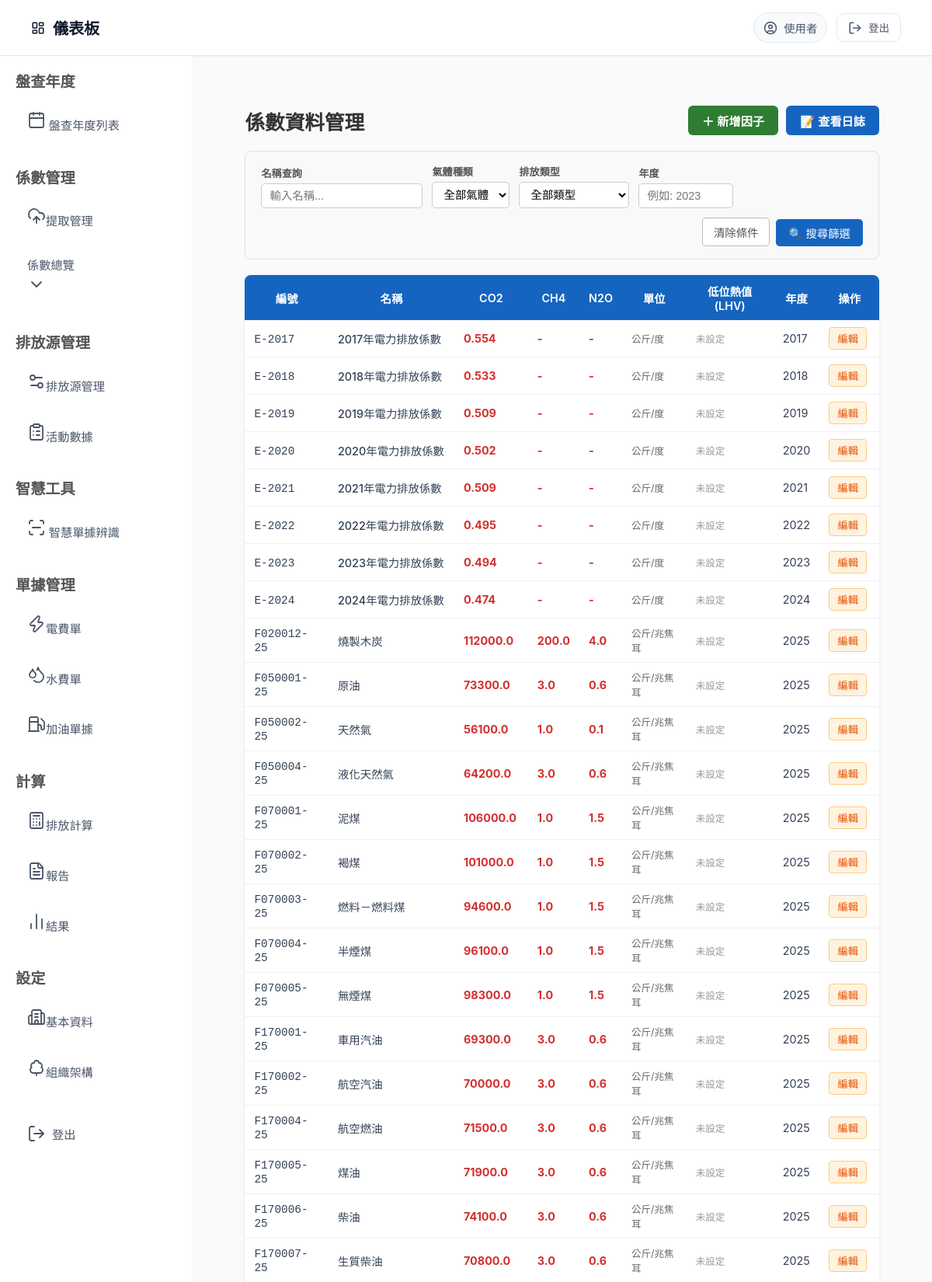
The page /etl/manage (upper part) on the database its author committed.
### model.py (models this page shows)
class EmissionFactor(SQLModel, table=True):
    code: str = Field(primary_key=True)
    gas_type: str = Field(primary_key=True)
    original_code: str = Field(index=True)
    emission_type: str = "固定燃燒"
    name: str
    factor_value: float
    unit: str
    year: int
    factor_source: Optional[str] = None
    calculation_method: Optional[str] = None
    lower_heating_value: Optional[float] = None
    lhv_unit: Optional[str] = None
    updated_at: datetime = Field(default_factory=datetime.utcnow)

### routers/etl_script.py (the view)
@router.get("/manage", response_class=HTMLResponse)
async def factor_management(
    request: Request,
    name: Optional[str] = None,
    gas_type: Optional[str] = None,
    category: Optional[str] = None,
    year: Optional[str] = None,
):
    if category == "逸散排放":
        with Session(engine) as session:
            gwp_query = session.query(GWPReference)
            if name:
                gwp_query = gwp_query.filter(
                    (col(GWPReference.gas_name_zh).contains(name)) |
                    (col(GWPReference.gas_name_en).contains(name)) |
                    (col(GWPReference.formula).contains(name))
                )
            if gas_type:  # 前端 gas_type 下拉重新利用為 version 篩選
                gwp_query = gwp_query.filter(col(GWPReference.version) == gas_type)
            gwp_factors = gwp_query.order_by(col(GWPReference.formula).asc()).all()
            version_list = sorted(
                {v[0] for v in session.query(col(GWPReference.version)).distinct().all() if v[0]}
            )
        return templates.TemplateResponse(
            "factor_management.html",
            {
                "request": request,
                "factors": [],
                "gwp_factors": gwp_factors,
                "name_list": [],
                "gas_list": version_list,
                "active_category": "逸散排放",
                "is_gwp": True,
            },
        )
    with Session(engine) as session:
        query = session.query(EmissionFactor)
        if name:
            query = query.filter(col(EmissionFactor.name).contains(name))
        if category:
            query = query.filter(col(EmissionFactor.emission_type).contains(category))
        if year and year.strip():
            try:
                query = query.filter(col(EmissionFactor.year) == int(year))
            except ValueError:
                pass
        if gas_type:
            matching_codes = [
                row[0]
                for row in session.query(col(EmissionFactor.code))
                .filter(col(EmissionFactor.gas_type) == gas_type)
                .distinct()
                .all()
            ]
            query = query.filter(col(EmissionFactor.code).in_(matching_codes))
        factors = query.order_by(
            col(EmissionFactor.code).asc(), col(EmissionFactor.year).desc()
        ).all()
        grouped_dict: dict = {}
        for f in factors:
            key = (f.code, f.year)
            if key not in grouped_dict:
                grouped_dict[key] = {
                    "code": f.code,
                    "original_code": f.original_code,
                    "name": f.name,
                    "unit": f.unit,
                    "year": f.year,
                    "emission_type": f.emission_type,
                    "factor_source": f.factor_source,
                    "calculation_method": f.calculation_method,
                    "gas_values": {},
                    "gas_factors": {},
                }
            grouped_dict[key]["gas_values"][f.gas_type] = f.factor_value
            grouped_dict[key]["gas_factors"][f.gas_type] = {
                "code": f.code,
                "gas_type": f.gas_type,
                "original_code": f.original_code,
                "name": f.name,
                "factor_value": f.factor_value,
                "unit": f.unit,
                "year": f.year,
                "emission_type": f.emission_type,
                "factor_source": f.factor_source or "",
                "calculation_method": f.calculation_method or "",
            }
        grouped_factors = list(grouped_dict.values())
        name_list = [
            n[0] for n in session.query(col(EmissionFactor.name)).distinct().all() if n[0]
        ]
        gas_list = [
            g[0]
            for g in session.query(col(EmissionFactor.gas_type)).distinct().all()
            if g[0]
        ]
    return templates.TemplateResponse(
        "factor_management.html",
        {
            "request": request,
            "factors": factors,
            "grouped_factors": grouped_factors,
            "gwp_factors": [],
            "name_list": name_list,
            "gas_list": gas_list,
            "active_category": category or "",
            "is_gwp": False,
        },
    )

### templates/factor_management.html (shortened to what this page needs)
{% extends "base.html" %}
{% block head %}
<link rel="stylesheet" href="/static/css/factor_management.css">
<link rel="stylesheet" href="/static/css/logs_modal.css">
<link rel="stylesheet" href="/static/css/factor_submenu.css">
{% endblock %}
{% block content %}
<div class="fm-page-wrap">
    <div class="fm-page-header">
        <h1 class="fm-title">係數資料管理</h1>
        <div class="fm-header-actions">
            {% if is_gwp %}
            <button type="button" onclick="openGwpCreate()" class="btn-fm-create">＋ 新增 GWP</button>
            {% else %}
            <button type="button" id="openCreateModal" class="btn-fm-create">＋ 新增因子</button>
            {% endif %}
            <button type="button" id="openLogModal" class="btn-fm-log">📝 查看日誌</button>
        </div>
    </div>
    <div class="filter-bar">
        <form method="get" action="/etl/manage" class="filter-form">
            <div class="filter-group">
                <label for="nameSearch">名稱查詢</label>
                <input list="name_suggestions" id="nameSearch" name="name"
                       class="filter-input" placeholder="輸入名稱..."
                       value="{{ request.query_params.get('name', '') }}">
            </div>
            <div class="filter-group">
                <label for="gasSelect">{% if is_gwp %}IPCC 版本{% else %}氣體種類{% endif %}</label>
                <select id="gasSelect" name="gas_type" class="filter-select">
                    <option value="">{% if is_gwp %}全部版本{% else %}全部氣體{% endif %}</option>
                </select>
            </div>
            {% if not active_category %}
            <div class="filter-group">
                <label for="catSelect">排放類型</label>
                <select id="catSelect" name="category" class="filter-select">
                    <option value="">全部類型</option>
                </select>
            </div>
            {% endif %}
            {% if not is_gwp %}
            <div class="filter-group">
                <label for="yearInput">年度</label>
                <input type="number" id="yearInput" name="year"
                       class="filter-input filter-input-year" placeholder="例如: 2023"
                       value="{{ request.query_params.get('year', '') }}">
            </div>
            {% endif %}
            <div class="filter-actions">
                <a href="/etl/manage{% if active_category %}?category={{ active_category }}{% endif %}" class="btn-clear">清除條件</a>
                <button type="submit" class="btn-filter">🔍 搜尋篩選</button>
            </div>
        </form>
    </div>
    <table class="data-table">
        <thead>
        {% if is_gwp %}
        <tr>
            <th onclick="sortGwpTable(0)" style="cursor:pointer;text-align:left;">化學式 <span id="sort-formula"></span></th>
            <th onclick="sortGwpTable(1)" style="cursor:pointer;text-align:left;">中文名稱 <span id="sort-name-zh"></span></th>
            <th onclick="sortGwpTable(2)" style="cursor:pointer;">GWP 值 <span id="sort-gwp-value"></span></th>
            <th>版本</th>
            <th>備註</th>
            <th>操作</th>
        </tr>
        {% else %}
        <tr>
            <th class="center-header">編號</th>
            <th class="center-header">名稱</th>
            <th class="center-header">CO2</th>
            <th class="center-header">CH4</th>
            <th class="center-header">N2O</th>
            <th class="center-header">單位</th>
            <th class="center-header">低位熱值(LHV)</th>
            <th class="center-header">年度</th>
            <th class="center-header">操作</th>
        </tr>
        {% endif %}
        </thead>
        <tbody>
        {% if is_gwp %}
        {% if gwp_factors %}
        {% for r in gwp_factors %}
        <tr>
            <td style="text-align:left;"><code>{{ r.formula }}</code></td>
            <td style="text-align:left;">{{ r.gas_name_zh }}</td>
            <td>{% if r.is_qualitative %}&lt; 1{% else %}{{ r.gwp_value }}{% endif %}</td>
            <td><span class="badge badge-gas">{{ r.version }}</span></td>
            <td class="td-truncate">{% if r.gwp_value == 0 %}僅需定性{% else %}{{ r.note or '-' }}{% endif %}</td>
            <td class="td-actions">
                <button type="button" class="btn-fm-edit"
                    onclick="editGwp({
                        id: {{ r.id }},
                        formula: '{{ r.formula | replace("'", "\\'") }}',
                        gas_name_zh: '{{ r.gas_name_zh | replace("'", "\\'") }}',
                        gwp_value: '{{ r.gwp_value }}',
                        version: '{{ r.version }}',
                        is_qualitative: {{ 'true' if r.is_qualitative else 'false' }},
                        note: '{{ (r.note or "") | replace("'", "\\'") }}'
                    })"> 編輯</button>
                <form action="/etl/gwp/delete" method="post" style="display:inline;">
                    <input type="hidden" name="record_id" value="{{ r.id }}">
                    <button type="submit" class="btn-factor-delete">刪除</button>
                </form>
            </td>
        </tr>
        {% endfor %}
        {% else %}
        <tr><td colspan="6" class="td-empty">查無符合條件的 GWP 資料。</td></tr>
        {% endif %}
        {% else %}
        {% if grouped_factors %}
        {% for g in grouped_factors %}
        <tr>
            <td><code>{{ g.code }}</code></td>
            <td class="td-name">{{ g.name }}</td>
            <td class="td-value">
                {% set co2_val = g.gas_values.get('CO2', g.gas_values.get('CO2e', None)) %}
                {{ co2_val if co2_val is not none else '-' }}
            </td>
            <td class="td-value">{{ g.gas_values.get('CH4', '-') }}</td>
            <td class="td-value">{{ g.gas_values.get('N2O', '-') }}</td>
            <td class="td-unit">{{ g.unit }}</td>
            <td class="td-unit">
                {% set first_factor = g.gas_factors.values()|list|first %}
                {% if first_factor and first_factor.lower_heating_value %}
                    {{ first_factor.lower_heating_value }} {{ first_factor.lhv_unit or '' }}
                {% else %}
                    <span style="color:#999">未設定</span>
                {% endif %}
            </td>
            <td>{{ g.year }}</td>
            <td class="td-actions">
                {% set edit_gas = g.gas_factors.get('CO2') or g.gas_factors.get('CO2e') or g.gas_factors.values()|list|first %}
                <button type="button" class="btn-fm-edit"
                    onclick="editFactor({
                        factor_code: '{{ edit_gas.code | replace("'", "\\'") }}',
                        factor_gas_type: '{{ edit_gas.gas_type }}',
                        factor_original_code: '{{ edit_gas.original_code }}',
                        factor_name: '{{ edit_gas.name | replace("'", "\\'") }}',
                        factor_value: '{{ edit_gas.factor_value }}',
                        factor_unit: '{{ edit_gas.unit }}',
                        factor_year: '{{ edit_gas.year }}',
                        factor_emission_type: '{{ edit_gas.emission_type }}',
                        factor_source: '{{ edit_gas.factor_source | replace("'", "\\'") }}',
                        factor_calculation_method: '{{ edit_gas.calculation_method | replace("'", "\\'") }}',
                        factor_lhv_value: '{{ edit_gas.lower_heating_value or '' }}',
                        factor_lhv_unit: '{{ edit_gas.lhv_unit or 'Kcal/公升' }}',
                        delete_gas_types: {{ g.gas_factors.keys()|list }}
                    })">編輯</button>
            </td>
        </tr>
        {% endfor %}
        {% else %}
        <tr>
            <td colspan="10" class="td-empty">查無符合條件的係數資料，請調整篩選條件。</td>
        </tr>
        {% endif %}
        {% endif %}
        </tbody>
    </table>
</div>
{% endblock %}

### static/css/index.css (style rules this page uses)
body { margin: 0; font-family: "Noto Sans TC", "Inter", -apple-system, BlinkMacSystemFont, "Segoe UI", Roboto, "Helvetica Neue", Arial, sans-serif; background-color: #f8fafc; color: #334155; display: flex; flex-direction: column; min-height: 100vh; }
h1 { color: #2c3e50; margin-bottom: 20px; font-size: 2.8em; font-weight: 700; }

### static/css/factor_management.css (style rules this page uses)
.fm-page-wrap { padding: 24px 28px; max-width: 1300px; margin: auto; }
.fm-page-header { display: flex; align-items: center; justify-content: space-between; margin-bottom: 20px; }
.fm-title { margin: 0; font-size: 1.6rem; color: #333; }
.fm-header-actions { display: flex; gap: 10px; }
.btn-fm-create { background: #2e7d32; color: #fff; border: none; padding: 8px 18px; border-radius: 6px; cursor: pointer; font-size: 0.95rem; font-weight: 600; transition: background 0.2s; }
.btn-fm-log { background: #1565c0; color: #fff; border: none; padding: 8px 18px; border-radius: 6px; cursor: pointer; font-size: 0.95rem; font-weight: 600; transition: background 0.2s; }
.filter-bar { background: #f9f9f9; border: 1px solid #e0e0e0; border-radius: 8px; padding: 16px 20px; margin-bottom: 20px; }
.filter-form { display: flex; flex-wrap: wrap; gap: 12px; align-items: flex-end; }
.filter-group { display: flex; flex-direction: column; gap: 4px; }
.filter-group label { font-size: 0.82rem; color: #555; font-weight: 600; }
.filter-input, .filter-select { padding: 7px 10px; border: 1px solid #ccc; border-radius: 5px; font-size: 0.9rem; background: #fff; }
.filter-input-year { width: 100px; }
.filter-actions { display: flex; gap: 8px; align-items: flex-end; margin-left: auto; }
.btn-clear { padding: 7px 14px; border: 1px solid #bbb; border-radius: 5px; background: #fff; color: #555; text-decoration: none; font-size: 0.9rem; cursor: pointer; transition: background 0.2s; }
.btn-filter { padding: 7px 16px; background: #1565c0; color: #fff; border: none; border-radius: 5px; font-size: 0.9rem; cursor: pointer; transition: background 0.2s; }
.data-table { width: 100%; border-collapse: collapse; background: #fff; border-radius: 8px; overflow: hidden; box-shadow: 0 1px 4px rgba(0,0,0,0.08); font-size: 0.9rem; }
.data-table th { background: #1565c0; color: #fff; padding: 10px 12px; text-align: center; font-weight: 600; }
.data-table td { padding: 9px 12px; border-bottom: 1px solid #f0f0f0; vertical-align: middle; }
.td-name { font-weight: 500; }
.td-value { font-weight: bold; color: #d32f2f; }
.td-unit { color: #666; font-size: 0.87em; }
.td-actions { white-space: nowrap; }
.btn-fm-edit { background: #fff3e0; color: #e65100; border: 1px solid #ffcc80; padding: 4px 10px; border-radius: 4px; cursor: pointer; font-size: 0.83rem; margin-right: 4px; }
.center-header { text-align: center; transition: background 0.15s; }

### rows shown on the page
EmissionFactor: code "E-2017", name "2017年電力排放係數", factor_value "0.554", gas_values.get "-", unit "公斤/度", year "2017"
EmissionFactor: code "E-2018", name "2018年電力排放係數", factor_value "0.533", gas_values.get "-", unit "公斤/度", year "2018"
EmissionFactor: code "E-2019", name "2019年電力排放係數", factor_value "0.509", gas_values.get "-", unit "公斤/度", year "2019"
EmissionFactor: code "E-2020", name "2020年電力排放係數", factor_value "0.502", gas_values.get "-", unit "公斤/度", year "2020"
EmissionFactor: code "E-2021", name "2021年電力排放係數", factor_value "0.509", gas_values.get "-", unit "公斤/度", year "2021"
EmissionFactor: code "E-2022", name "2022年電力排放係數", factor_value "0.495", gas_values.get "-", unit "公斤/度", year "2022"
EmissionFactor: code "E-2023", name "2023年電力排放係數", factor_value "0.494", gas_values.get "-", unit "公斤/度", year "2023"
EmissionFactor: code "E-2024", name "2024年電力排放係數", factor_value "0.474", gas_values.get "-", unit "公斤/度", year "2024"
EmissionFactor: code "F020012-25", name "燒製木炭", gas_values.get "200.0", gas_values.get "4.0", unit "公斤/兆焦耳", year "2025"
EmissionFactor: factor_value "112000.0"
EmissionFactor: code "F050001-25", name "原油", gas_values.get "3.0", gas_values.get "0.6", unit "公斤/兆焦耳", year "2025"
EmissionFactor: factor_value "73300.0"
EmissionFactor: code "F050002-25", name "天然氣", gas_values.get "1.0", gas_values.get "0.1", unit "公斤/兆焦耳", year "2025"
EmissionFactor: factor_value "56100.0"
EmissionFactor: code "F050004-25", name "液化天然氣", gas_values.get "3.0", gas_values.get "0.6", unit "公斤/兆焦耳", year "2025"
EmissionFactor: factor_value "64200.0"
EmissionFactor: code "F070001-25", name "泥煤", gas_values.get "1.0", gas_values.get "1.5", unit "公斤/兆焦耳", year "2025"
EmissionFactor: factor_value "106000.0"
EmissionFactor: code "F070002-25", name "褐煤", gas_values.get "1.0", gas_values.get "1.5", unit "公斤/兆焦耳", year "2025"
EmissionFactor: factor_value "101000.0"
EmissionFactor: code "F070003-25", name "燃料－燃料煤", gas_values.get "1.0", gas_values.get "1.5", unit "公斤/兆焦耳", year "2025"
EmissionFactor: factor_value "94600.0"
EmissionFactor: code "F070004-25", name "半煙煤", gas_values.get "1.0", gas_values.get "1.5", unit "公斤/兆焦耳", year "2025"
EmissionFactor: factor_value "96100.0"
EmissionFactor: code "F070005-25", name "無煙煤", gas_values.get "1.0", gas_values.get "1.5", unit "公斤/兆焦耳", year "2025"
EmissionFactor: factor_value "98300.0"
EmissionFactor: code "F170001-25", name "車用汽油", gas_values.get "3.0", gas_values.get "0.6", unit "公斤/兆焦耳", year "2025"
EmissionFactor: factor_value "69300.0"
EmissionFactor: code "F170002-25", name "航空汽油", gas_values.get "3.0", gas_values.get "0.6", unit "公斤/兆焦耳", year "2025"
EmissionFactor: factor_value "70000.0"
EmissionFactor: code "F170004-25", name "航空燃油", gas_values.get "3.0", gas_values.get "0.6", unit "公斤/兆焦耳", year "2025"
EmissionFactor: factor_value "71500.0"
EmissionFactor: code "F170005-25", name "煤油", gas_values.get "3.0", gas_values.get "0.6", unit "公斤/兆焦耳", year "2025"
EmissionFactor: factor_value "71900.0"
EmissionFactor: code "F170006-25", name "柴油", gas_values.get "3.0", gas_values.get "0.6", unit "公斤/兆焦耳", year "2025"
EmissionFactor: factor_value "74100.0"
EmissionFactor: code "F170007-25", name "生質柴油", gas_values.get "3.0", gas_values.get "0.6", unit "公斤/兆焦耳", year "2025"
EmissionFactor: factor_value "70800.0"

### other values the page prints
{{ request.session.get("username", "使用者") }} "使用者"
